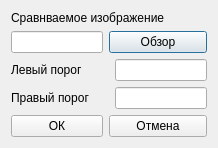
<?xml version="1.0" encoding="UTF-8"?>
<ui version="4.0">
 <class>DlgMultiTempData</class>
 <widget class="QDialog" name="DlgMultiTempData">
  <property name="geometry">
   <rect>
    <x>0</x>
    <y>0</y>
    <width>218</width>
    <height>141</height>
   </rect>
  </property>
  <property name="windowTitle">
   <string>Dialog</string>
  </property>
  <layout class="QGridLayout" name="gridLayout">
   <item row="0" column="0" colspan="3">
    <widget class="QLabel" name="label_3">
     <property name="text">
      <string>Сравнваемое изображение</string>
     </property>
    </widget>
   </item>
   <item row="1" column="0">
    <widget class="QLineEdit" name="EditObzor"/>
   </item>
   <item row="1" column="1" colspan="2">
    <widget class="QPushButton" name="pushButton_3">
     <property name="text">
      <string>Обзор</string>
     </property>
    </widget>
   </item>
   <item row="2" column="0">
    <widget class="QLabel" name="label">
     <property name="text">
      <string>Левый порог</string>
     </property>
    </widget>
   </item>
   <item row="2" column="2">
    <widget class="QLineEdit" name="EditLeftPor"/>
   </item>
   <item row="3" column="0">
    <widget class="QLabel" name="label_2">
     <property name="text">
      <string>Правый порог</string>
     </property>
    </widget>
   </item>
   <item row="3" column="2">
    <widget class="QLineEdit" name="EditRigthPor"/>
   </item>
   <item row="4" column="0">
    <widget class="QPushButton" name="ButtonOK">
     <property name="text">
      <string>ОК</string>
     </property>
    </widget>
   </item>
   <item row="4" column="1" colspan="2">
    <widget class="QPushButton" name="ButtonCancel">
     <property name="text">
      <string>Отмена</string>
     </property>
    </widget>
   </item>
  </layout>
 </widget>
 <resources/>
 <connections/>
</ui>
